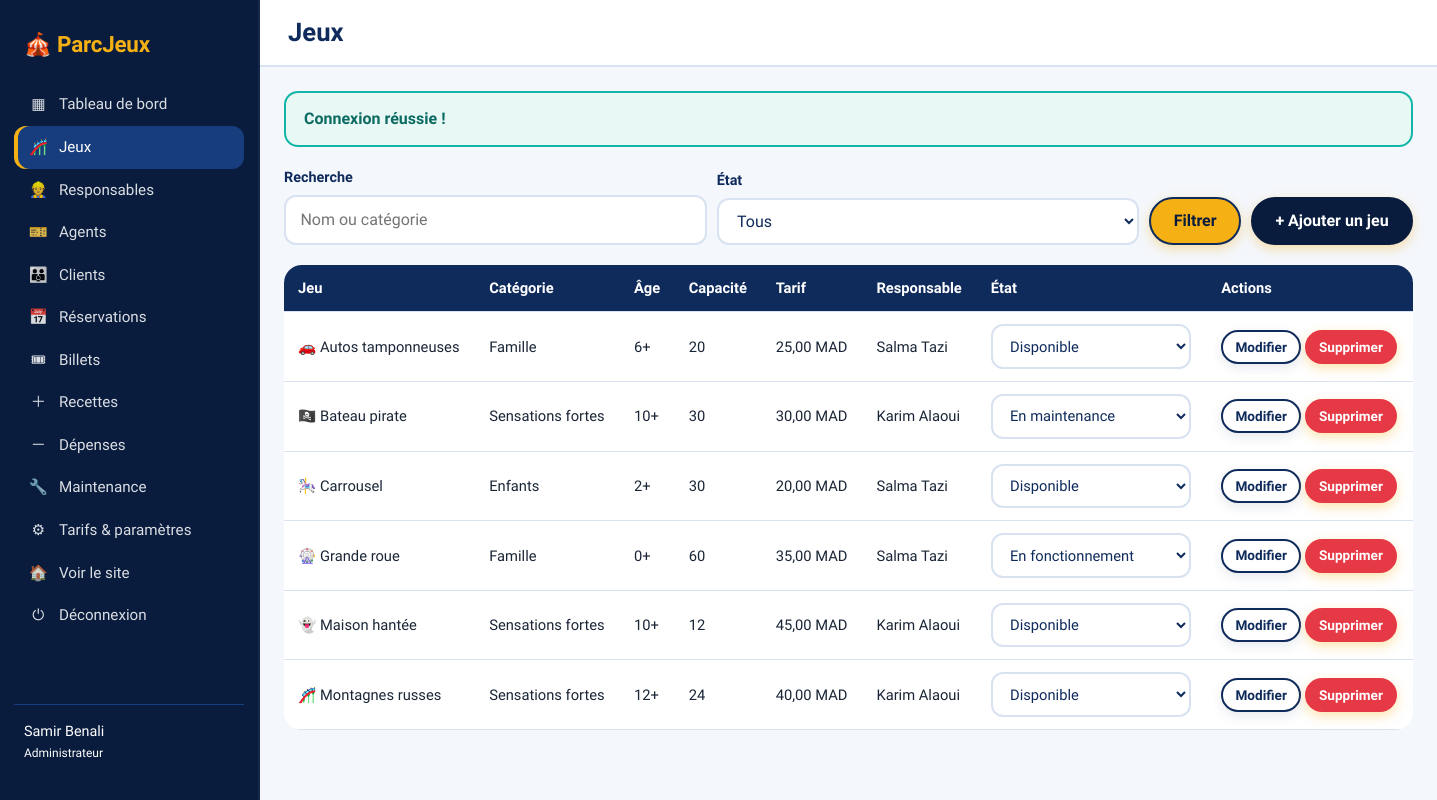
Screenshot of /admin/jeux.php (signed in) with the database file from the repository.
### tables this page shows
CREATE TABLE utilisateurs (
  id INT AUTO_INCREMENT PRIMARY KEY,
  nom VARCHAR(60) NOT NULL,
  prenom VARCHAR(60) NOT NULL,
  email VARCHAR(120) NOT NULL UNIQUE,
  telephone VARCHAR(25) NULL,
  mot_de_passe VARCHAR(255) NOT NULL,
  role ENUM('admin','responsable','agent','client') NOT NULL DEFAULT 'client',
  fonction VARCHAR(80) NULL,
  date_embauche DATE NULL,
  statut ENUM('actif','inactif') NOT NULL DEFAULT 'actif',
  created_at DATETIME NOT NULL DEFAULT CURRENT_TIMESTAMP
);

CREATE TABLE jeux (
  id INT AUTO_INCREMENT PRIMARY KEY,
  nom VARCHAR(100) NOT NULL,
  description TEXT NOT NULL,
  categorie VARCHAR(50) NOT NULL,
  age_min TINYINT UNSIGNED NOT NULL DEFAULT 0,
  capacite SMALLINT UNSIGNED NOT NULL CHECK (capacite > 0),
  duree_session SMALLINT UNSIGNED NOT NULL COMMENT 'minutes',
  tarif DECIMAL(8,2) NOT NULL CHECK (tarif >= 0),
  etat ENUM('disponible','en_fonctionnement','en_maintenance','hors_service','ferme') NOT NULL DEFAULT 'disponible',
  image VARCHAR(255) NULL,
  emoji VARCHAR(16) NOT NULL DEFAULT '🎪',
  couleur VARCHAR(7) NOT NULL DEFAULT '#e63946',
  date_mise_service DATE NOT NULL,
  id_responsable INT NULL,
  created_at DATETIME NOT NULL DEFAULT CURRENT_TIMESTAMP,
  FOREIGN KEY (id_responsable) REFERENCES utilisateurs(id) ON DELETE SET NULL
);

### admin/jeux.php (called while the page is built)
<?php
require __DIR__ . '/../includes/bootstrap.php'; require __DIR__ . '/../includes/layout.php'; require __DIR__ . '/../includes/jeux_crud.php';
$u = require_role('admin'); page_start('Jeux', 'admin'); jeux_crud($pdo, $u, 'admin'); page_end('admin');

### includes/bootstrap.php (called while the page is built, shortened)
<?php
try {
    $pdo = new PDO('mysql:host=' . DB_HOST . ';dbname=' . DB_NAME . ';charset=utf8mb4', DB_USER, DB_PASS, [
        PDO::ATTR_ERRMODE => PDO::ERRMODE_EXCEPTION,
        PDO::ATTR_DEFAULT_FETCH_MODE => PDO::FETCH_ASSOC,
        PDO::ATTR_EMULATE_PREPARES => false,
    ]);
} catch (PDOException $ex) {
    http_response_code(500);
    exit('Connexion à la base impossible. Vérifiez config/config.php et importez database.sql.');
}
function e($v): string { return htmlspecialchars((string)$v, ENT_QUOTES | ENT_SUBSTITUTE, 'UTF-8'); }
function url(string $p = ''): string { return BASE_URL . '/' . ltrim($p, '/'); }
function money($v): string { return number_format((float)$v, 2, ',', ' ') . ' ' . DEVISE; }
function flash(?string $msg = null, string $type = 'ok'): ?array {
    $f = $_SESSION['flash'] ?? null; unset($_SESSION['flash']); return $f;
}
function user(): ?array {
    global $pdo; static $u = false;
    if ($u === false) {
        $u = null;
        if (!empty($_SESSION['uid'])) {
            $s = $pdo->prepare("SELECT * FROM utilisateurs WHERE id=? AND statut='actif'");
            $s->execute([$_SESSION['uid']]); $u = $s->fetch() ?: null;
        }
    }
    return $u;
}
function require_login(string $msg = 'Connectez-vous pour continuer.'): array {
    $u = user();
    return $u;
}
function require_role(string ...$roles): array {
    $u = require_login();
    return $u;
}

### includes/jeux_crud.php (the view, shortened to what this page needs)
<?php
function jeux_crud(PDO $pdo, array $u, string $area): void {
    $admin = $u['role'] === 'admin'; $self = 'jeux.php';
    $scope = $admin ? '' : ' AND id_responsable=' . (int)$u['id'];
        ?><div class="card"><h3><?= $edit ? 'Modifier le jeu' : 'Ajouter un jeu' ?></h3><form method="post" class="formgrid"><?= csrf_field() ?><input type="hidden" name="id" value="<?= (int)$g['id'] ?>">
        <div class="full"><button class="btn">Enregistrer</button> <a class="btn alt" href="<?= url("$area/$self") ?>">Annuler</a></div></form></div><?php
    $q = trim($_GET['q'] ?? ''); $et = $_GET['etat'] ?? ''; $p = [];
    $sql = "SELECT j.*, CONCAT(u.prenom,' ',u.nom) resp FROM jeux j LEFT JOIN utilisateurs u ON u.id=j.id_responsable WHERE 1" . str_replace('id_responsable', 'j.id_responsable', $scope);
    $st = $pdo->prepare($sql . ' ORDER BY j.nom'); $st->execute($p); $rows = $st->fetchAll();
    ?><form class="filters"><div><label>Recherche</label><input name="q" value="<?= e($q) ?>" placeholder="Nom ou catégorie"></div>
    <div><label>État</label><select name="etat"><option value="">Tous</option><?php foreach (ETATS as $k => $v): ?><option value="<?= e($k) ?>" <?= $k === $et ? 'selected' : '' ?>><?= e($v) ?></option><?php endforeach; ?></select></div>
    <button class="btn">Filtrer</button> <a class="btn dark" href="?add=1">+ Ajouter un jeu</a></form>
    <div class="tablewrap"><table><tr><th>Jeu</th><th>Catégorie</th><th>Âge</th><th>Capacité</th><th>Tarif</th><th>Responsable</th><th>État</th><th>Actions</th></tr>
    <?php foreach ($rows as $r): ?><tr><td><?= e($r['emoji'] . ' ' . $r['nom']) ?></td><td><?= e($r['categorie']) ?></td><td><?= (int)$r['age_min'] ?>+</td><td><?= (int)$r['capacite'] ?></td><td><?= money($r['tarif']) ?></td><td><?= e($r['resp'] ?: '—') ?></td>
    <td><form method="post"><select name="etat" onchange="this.form.submit()" style="width:auto"><?php foreach (ETATS as $k => $v): ?><option value="<?= e($k) ?>" <?= $k === $r['etat'] ? 'selected' : '' ?>><?= e($v) ?></option><?php endforeach; ?></select></form></td>
    <td><a class="btn sm alt" href="?edit=<?= (int)$r['id'] ?>">Modifier</a> <form method="post" data-confirm="Supprimer ce jeu ?"><button class="btn sm red">Supprimer</button></form></td></tr><?php endforeach; ?></table></div>
    <?php if (!$rows) echo '<p class="muted">Aucun jeu.</p>';
}

### includes/layout.php (shortened to what this page needs)
<?php
function nav_items(string $area): array {
    $u = user();
    if ($area === 'admin') return [
        ['admin/dashboard.php', 'Tableau de bord', '▦'], ['admin/jeux.php', 'Jeux', '🎢'],
        ['admin/users.php?role=responsable', 'Responsables', '👷'], ['admin/users.php?role=agent', 'Agents', '🎫'],
        ['admin/users.php?role=client', 'Clients', '👪'], ['admin/reservations.php', 'Réservations', '📅'],
        ['admin/billets.php', 'Billets', '🎟'], ['admin/recettes.php', 'Recettes', '＋'],
        ['admin/depenses.php', 'Dépenses', '－'], ['admin/maintenance.php', 'Maintenance', '🔧'],
        ['admin/parametres.php', 'Tarifs & paramètres', '⚙'],
    ];
    $n = [['index.php', 'Accueil'], ['jeux.php', 'Jeux'], ['a-propos.php', 'À propos'], ['contact.php', 'Contact']];
    return $n;
}
function page_start(string $title, string $area = 'site'): void {
    $u = user(); $items = nav_items($area); $cur = basename($_SERVER['SCRIPT_NAME']); $dash = $area !== 'site';
    $flash = flash(); $full = !$dash && $cur === 'index.php';
    ?><!doctype html>
<html lang="fr"><head><meta charset="utf-8"><meta name="viewport" content="width=device-width,initial-scale=1">
<link rel="stylesheet" href="<?= url('assets/css/style.css') ?>"></head>
<body class="<?= $dash ? 'dash' : 'site' ?>" data-base="<?= e(BASE_URL) ?>">
<?php if ($dash): ?>
<aside class="side" id="side"><a class="brand" href="<?= url($area === 'admin' ? 'admin/dashboard.php' : home_for($u['role'] ?? 'client')) ?>">🎪 <?= e(PARC_NOM) ?></a>
  <nav><?php foreach ($items as [$href, $label, $ic]): $active = basename(parse_url($href, PHP_URL_PATH)) === $cur && (!str_contains($href, '?') || str_contains($_SERVER['REQUEST_URI'], substr($href, strpos($href, '?') + 1))); ?>
    <a href="<?= url($href) ?>" class="<?= $active ? 'on' : '' ?>"><span><?= $ic ?></span><?= e($label) ?></a><?php endforeach; ?>
    <a href="<?= url('index.php') ?>"><span>🏠</span>Voir le site</a>
    <a href="<?= url('logout.php') ?>"><span>⏻</span>Déconnexion</a></nav>
  <div class="who"><?= e(($u['prenom'] ?? '') . ' ' . ($u['nom'] ?? '')) ?><br><small><?= e(ROLES[$u['role'] ?? 'client'] ?? '') ?></small></div></aside>
<main class="main"><header class="topbar"><button id="burger" aria-label="Menu">☰</button><h1><?= e($title) ?></h1></header><div class="content">
<?php endif;
    if ($flash): ?><?= $full ? '<div class="wrap">' : '' ?><div class="alert <?= e($flash[1]) ?>" role="alert"><?= e($flash[0]) ?></div><?= $full ? '</div>' : '' ?><?php endif;
}
function page_end(string $area = 'site'): void {
    echo $area === 'site' ? '</main>' : '</div></main>';
    echo '</body></html>';
}

### assets/css/style.css (style rules this page uses)
:root { --royal-blue: #0f2b5c; --royal-dark: #091c3d; --royal-hover: #173d7f; --sky: #5ab9f2; --sky-light: #a5dcfc; --gold: #f5b014; --gold-hover: #e09d0d; --paper: #f4f7fc; --card: #ffffff; --ink: #0f2b5c; --ink2: #1e3a70; --red: #e63946; --teal: #12b5a6; --violet: #6c4bd1; --muted: #5a6b8c; --line: #d8e2f0; --r: 18px; }
* { box-sizing: border-box; }
html { scroll-behavior: smooth; }
body { margin: 0; font-family: 'Bricolage Grotesque', system-ui, sans-serif; background: var(--paper); color: #1a2536; line-height: 1.5; }
a { color: inherit; }
h1, h2, h3 { line-height: 1.15; margin: 0 0 .5em; }
.btn { display: inline-block; border: 2px solid var(--royal-blue); background: var(--gold); color: var(--royal-dark); padding: .65em 1.4em; border-radius: 999px; font: inherit; font-weight: 700; text-decoration: none; cursor: pointer; box-shadow: 0 4px 12px rgba(245, 176, 20, 0.35); transition: all .2s ease; }
.btn.alt { background: #ffffff; color: var(--royal-blue); border-color: var(--royal-blue); box-shadow: 0 4px 12px rgba(15, 43, 92, 0.1); }
.btn.red { background: var(--red); color: #fff; border-color: var(--red); }
.btn.sm { padding: .35em .9em; font-size: .85rem; }
.btn.dark { background: var(--royal-dark); color: #fff; border-color: var(--royal-dark); }
.brand { font-weight: 800; font-size: 1.4rem; text-decoration: none; color: var(--royal-dark); letter-spacing: -0.01em; }
.content { padding-top: 36px; padding-bottom: 60px; }
.dash .content { padding: 24px; }
label { display: block; font-weight: 600; font-size: .9rem; margin-bottom: 6px; color: var(--royal-blue); }
input, select, textarea { width: 100%; padding: .7em .9em; border: 2px solid var(--line); border-radius: 12px; font: inherit; background: #fff; color: var(--ink); transition: border-color .2s; }
.filters { display: flex; gap: 10px; flex-wrap: wrap; align-items: flex-end; margin-bottom: 20px; }
.filters>div { min-width: 140px; flex: 1; }
.tablewrap { overflow-x: auto; }
table { width: 100%; border-collapse: collapse; background: #fff; border-radius: var(--r); overflow: hidden; }
th, td { padding: 12px 14px; text-align: left; border-bottom: 1px solid var(--line); font-size: .92rem; white-space: nowrap; }
th { background: var(--royal-blue); color: #fff; font-weight: 600; }
td form { display: inline; }
.alert { padding: 14px 18px; border-radius: 14px; margin: 0 0 20px; font-weight: 600; border: 2px solid; }
.alert.ok { background: #e8f8f5; border-color: #12b5a6; color: #0b6b62; }
.dash { display: grid; grid-template-columns: 260px 1fr; }
.side { background: var(--royal-dark); color: #fff; min-height: 100vh; position: sticky; top: 0; height: 100vh; overflow-y: auto; padding: 20px 14px; display: flex; flex-direction: column; border-right: 2px solid rgba(255, 255, 255, 0.05); }
.side .brand { display: block; padding: 8px 10px 22px; color: var(--gold); }
.side nav a { display: flex; gap: 10px; align-items: center; padding: .65em .9em; border-radius: 12px; text-decoration: none; opacity: .85; font-size: .95rem; transition: all .2s; }
.side nav a span { width: 1.4em; text-align: center; }
.side nav a:hover, .side nav a.on { background: var(--royal-hover); opacity: 1; color: #fff; }
.side nav a.on { box-shadow: inset 4px 0 var(--gold); }
.who { margin-top: auto; padding: 16px 10px; border-top: 1px solid var(--royal-hover); font-size: .9rem; }
.topbar { display: flex; align-items: center; gap: 12px; padding: 18px 28px; background: #fff; border-bottom: 2px solid var(--line); }
.topbar h1 { margin: 0; font-size: 1.6rem; color: var(--royal-blue); }

### rows the page displays
utilisateurs: prenom+nom "Samir Benali", role "Administrateur"
jeux: emoji+nom "🚗 Autos tamponneuses", categorie "Famille", age_min "6", capacite "20", tarif "25,00 MAD", resp "Salma Tazi", etat "Disponible"
jeux: emoji+nom "🏴‍☠️ Bateau pirate", categorie "Sensations fortes", age_min "10", capacite "30", tarif "30,00 MAD", resp "Karim Alaoui", etat "En maintenance"
jeux: emoji+nom "🎠 Carrousel", categorie "Enfants", age_min "2", capacite "30", tarif "20,00 MAD", resp "Salma Tazi", etat "Disponible"
jeux: emoji+nom "🎡 Grande roue", categorie "Famille", age_min "0", capacite "60", tarif "35,00 MAD", resp "Salma Tazi", etat "En fonctionnement"
jeux: emoji+nom "👻 Maison hantée", categorie "Sensations fortes", age_min "10", capacite "12", tarif "45,00 MAD", resp "Karim Alaoui", etat "Disponible"
jeux: emoji+nom "🎢 Montagnes russes", categorie "Sensations fortes", age_min "12", capacite "24", tarif "40,00 MAD", resp "Karim Alaoui", etat "Disponible"

### other values shown
PARC_NOM "ParcJeux"
$ic "▦"
$label "Tableau de bord"
$ic "🎢"
$label "Jeux"
$ic "👷"
$label "Responsables"
$ic "🎫"
$label "Agents"
$ic "👪"
$label "Clients"
$ic "📅"
$label "Réservations"
$ic "🎟"
$label "Billets"
